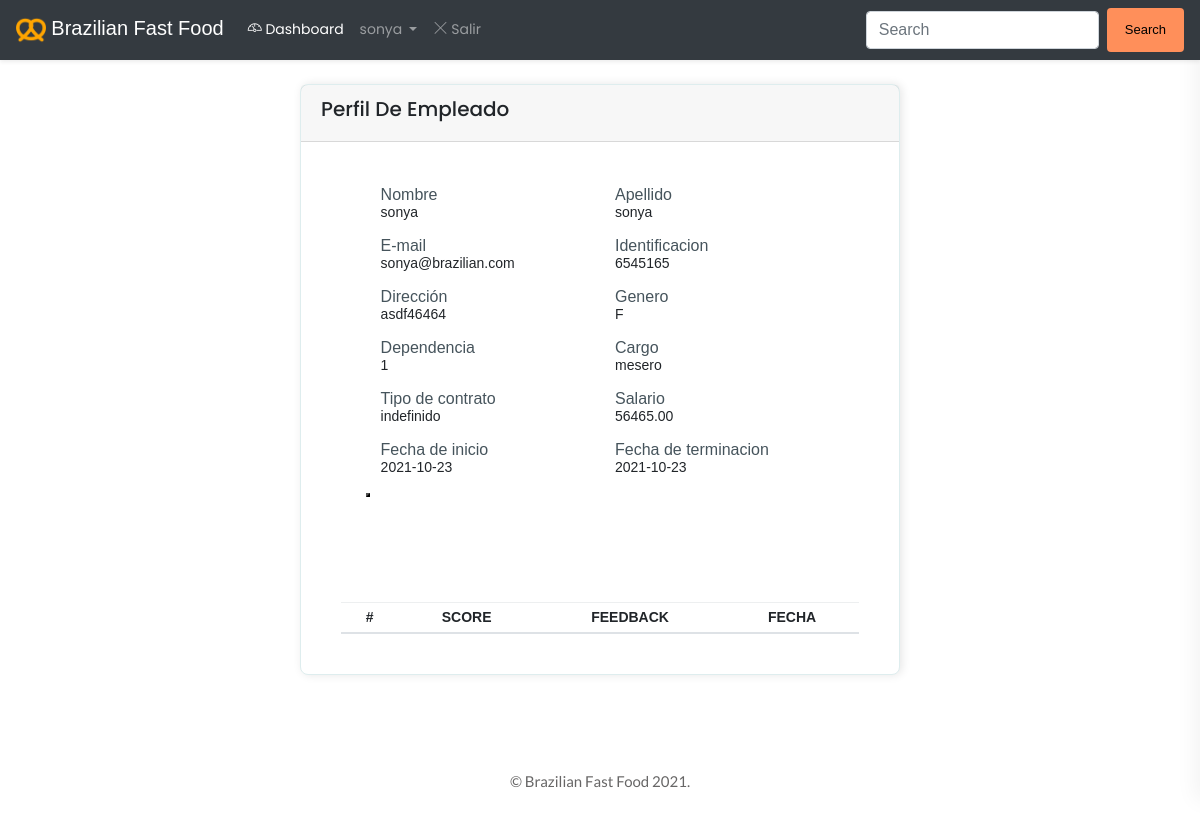
Page /profile (signed in) on the earlier database version.
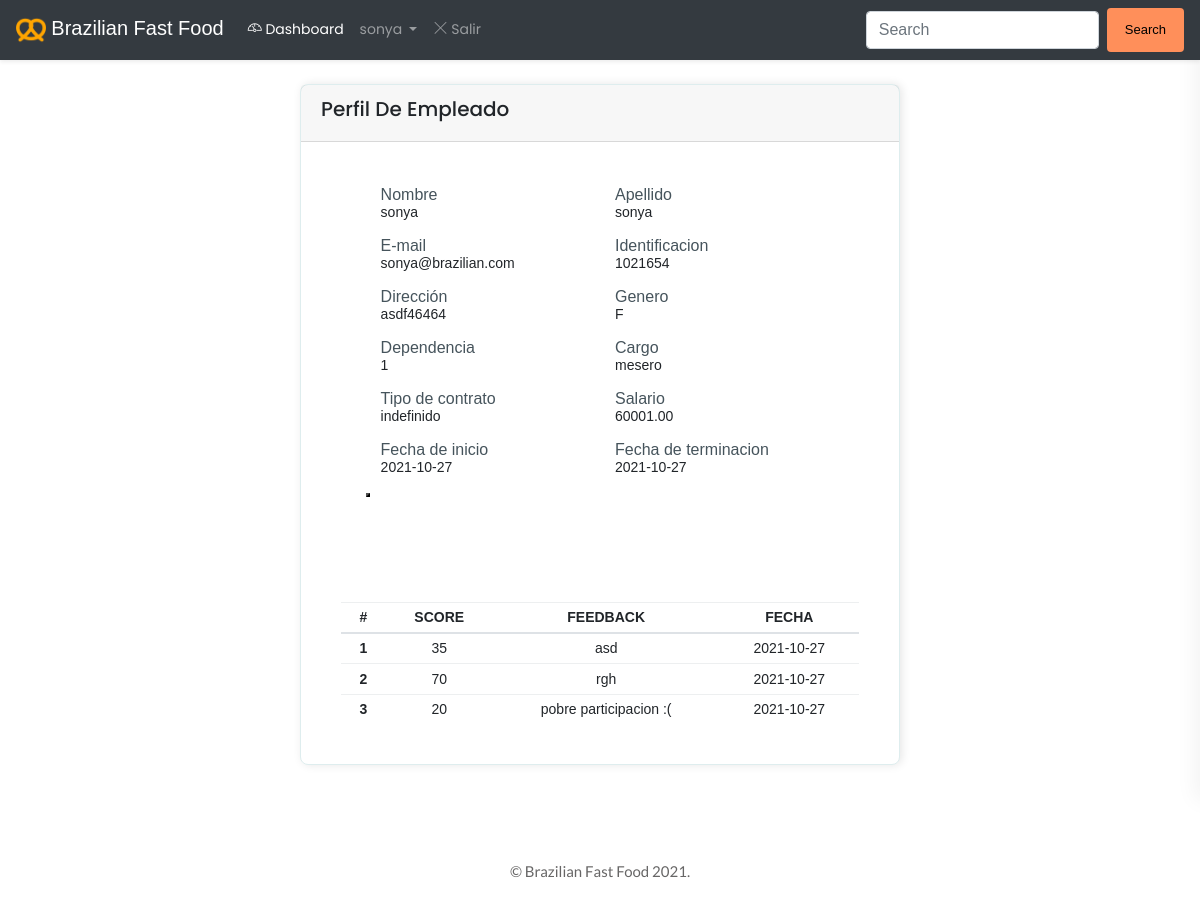
Same page on the later database version.
### models.py (models this page shows, shortened)
class User(db.Model,UserMixin):
    __tablename__ = 'users'
    id = db.Column(db.Integer, primary_key=True)
    name = db.Column(db.String(80), nullable=False)
    email = db.Column(db.String(256), unique=True, nullable=False)
    password = db.Column(db.String(128), nullable=False)
    is_admin = db.Column(db.Boolean, default=False)
    @staticmethod
    def get_by_id(id):
        return User.query.get(id)

class Employee(db.Model):
    _tablename_ = 'employess'
    id = db.Column(db.Integer,unique=True ,primary_key=True)
    name = db.Column(db.String(80), nullable=False)
    lastname = db.Column(db.String(80), nullable=False)
    email = db.Column(db.String(80), unique=True,nullable=False)
    employee_id= db.Column(db.String(80), unique=True,nullable=False)
    gender = db.Column(db.String(1), nullable=False)
    address = db.Column(db.String(100), nullable=False)
    branch = db.Column(db.String(100), nullable=False)
    job = db.Column(db.String(100), nullable=False)
    contract = db.Column(db.String(100), nullable=False)
    salary = db.Column(db.Numeric(65,2),nullable=False)
    start = db.Column(db.Date(), nullable=False)
    end = db.Column(db.Date(), nullable=False)
    @staticmethod
    def getEmployee(email):
        return Employee.query.filter_by(email=email).first()

class Performance(db.Model):
    _tablename_ = 'performance'
    id = db.Column(db.Integer,unique=True ,primary_key=True)
    email = db.Column(db.String(80), nullable=False)
    score = db.Column(db.Integer, nullable=False)
    comment = db.Column(db.String(500), nullable=False)
    date = db.Column(db.Date(), nullable=False)
    @staticmethod
    def get_performance(email):
        return Performance.query.filter_by(email=email)
    @staticmethod
    def getAllp():
        return Performance.query.all()

### app.py (the view)
@app.route('/profile')
@login_required
def profile():
    return render_template('profile.html', employee = Employee.getEmployee(current_user.email), perform = Performance.get_performance(current_user.email), numbers = len(Performance.getAllp()))

### app.py (called while the page is built)
@app.context_processor
def employee_vars():
    global display_employee, display_emp
    try:
        if current_user.is_admin==True:
            display_employee='block'
            display_emp='none'
        else:
            display_employee='none'
            display_emp='block'
    except:
        display_employee='none'
        display_emp='block'
    return dict(em_display=display_employee, emp_display=display_emp)

@login_manager.user_loader
def load_user(user_id):
    return User.get_by_id(int(user_id))

### templates/profile.html
{% extends "base.html" %}
{% block content %}
  <div class="Brazilian-container">
    <div class="card" id="Brazilian-checkout">
      <div class="card-header">
        <h5>Perfil De Empleado</h5>
      </div>
      <div class="card-body">
        <form class="Brazilian-form" >
          <div class="Brazilian-form-izquierda form-group col-md-6">
            <label class="">Nombre</label>
            {{employee.name}}
          </div>
          <div class="Brazilian-form-derecha form-group col-md-6">
            <label class="">Apellido</label>
            {{employee.lastname}}
          </div>
          <div class="Brazilian-form-izquierda form-group col-md-6">
            <label class="">E-mail</label>
            {{employee.email}}
          </div>
          <div class="Brazilian-form-derecha form-group col-md-6">
            <label class="">Identificacion</label>
            {{employee.employee_id}}
          </div>
          <div class="Brazilian-form-izquierda form-group col-md-6">
            <label class="">Dirección</label>
            {{employee.address}}
          </div>
          <div class="Brazilian-form-derecha form-group col-md-6">
            <label class="">Genero</label>
            {{employee.gender}}
          </div>
          <div class="Brazilian-form-izquierda form-group col-md-6">
            <label class="">Dependencia</label>
            {{employee.branch}}
          </div>
          <div class="Brazilian-form-derecha form-group col-md-6">
            <label class="">Cargo</label>
            {{employee.job}}
          </div>
          <div class="Brazilian-form-izquierda form-group col-md-6">
            <label class="">Tipo de contrato</label>
            {{employee.contract}}
          </div>
          <div class="Brazilian-form-derecha form-group col-md-6">
            <label class="">Salario</label>
            {{employee.salary}}
          </div>
          <div class="Brazilian-form-derecha form-group col-md-6">
            <label class="">Fecha de terminacion</label>
            {{employee.start}}
          </div>
          <div class="Brazilian-form-izquierda form-group col-md-6">
            <label class="">Fecha de inicio</label>
            {{employee.end}}
          </div>
          <br>
          <button type="hidden"></button>
        </form>
      </div>
      <div class="card-body">
        <div class="card-body " id="">
            <div class="single-table">
                <div class="table-responsive">
                    <table class="table table-hover progress-table text-center">
                        <thead class="text-uppercase">
                            <tr>
                                <th scope="col">#</th>
                                <th scope="col">Score</th>
                                <th scope="col">Feedback</th>
                                <th scope="col">Fecha</th>
                            </tr>
                        </thead>
                        <tbody>
                            {% for i in range(numbers)%}
                                <tr>
                                    <th scope="row">{{i+1}}</th>
                                    <td>{{ perform[i].score }}</td>
                                    <td>{{ perform[i].comment}}</td>
                                    <td>{{ perform[i].date}}</td>
                                </tr>
                            {% endfor %}
                        </tbody>
                    </table>
                </div>
            </div>
        </div>
      </div>
    </div>
  </div>
{% endblock %}

### templates/base.html (shortened to what this page needs)
<!doctype html>
<html class="no-js" lang="en">
<head>
    <link rel="stylesheet" href="../static/assets/css/bootstrap.min.css">
    <link rel="stylesheet" href="../static/assets/css/font-awesome.min.css">
    <link rel="stylesheet" href="../static/assets/css/themify-icons.css">
    <link rel="stylesheet" href="../static/assets/css/metisMenu.css">
    <link rel="stylesheet" href="../static/assets/css/owl.carousel.min.css">
    <link rel="stylesheet" href="../static/assets/css/slicknav.min.css">
    <link rel="stylesheet" href="https://www.amcharts.com/lib/3/plugins/export/export.css" type="text/css"
        media="all" />
    <link rel="stylesheet" href="../static/assets/css/typography.css">
    <link rel="stylesheet" href="../static/assets/css/default-css.css">
    <link rel="stylesheet" href="../static/assets/css/styles.css">
    <link rel="stylesheet" href="../static/assets/css/responsive.css">
    <link rel="stylesheet" type="text/css"   href="../static/css/estilos.css"/>
    <link rel="stylesheet" href="../static/assets/css/bootstrap2.min.css">
    <link rel="stylesheet" href="https://use.fontawesome.com/releases/v5.6.3/css/all.css"></head>
</head>
<body class="">
    <div class="horizontal-main-wrapper d-flex flex-column min-vh-100">
        <nav class="navbar shadow-sm navbar-dark navbar-expand-lg sticky-top bg-dark">
            <a class="navbar-brand" href="/dash">
              <img src="../static/images/pngwing.com.png" width="30" height="30" alt="" >
              <span> Brazilian Fast Food</span>
            </a>
            <div class="collapse navbar-collapse" id="navbarTogglerDemo02">
                <ul class="navbar-nav mr-auto mt-2 mt-lg-0">
                  <li class="nav-item active">
                    <a class="nav-link" href="/performance"><i class="ti-dashboard"></i> Dashboard</a>
                  </li>
                  <li class="nav-item dropdown">
                    <a class="nav-link dropdown-toggle" href="#" id="ProfileMenuLink" role="button" data-toggle="dropdown" aria-haspopup="true" aria-expanded="false">
                      {{current_user.name}}
                    </a>
                  </li>
                  <li class="nav-item">
                      <div>
                        <a class="nav-link" href="/logout"><i class="ti-close"></i> Salir</a>
                      </div>
                  </li>
                </ul>
                <form class="form-inline my-2 my-lg-0">
                  <input class="form-control mr-sm-2" type="search" placeholder="Search">
                  <button class="btn my-2 my-sm-0" type="submit">Search</button>
                </form>
            </div>
        </nav>
        <main class="main-content-inner" id="main-content-inner" >
            <div class="container mt-4" id="container">
                {% block content %}
                {% endblock %}
            </div>
        </main>
        <footer class="mt-auto">
            <div class="footer-area">
                <p>© Brazilian  Fast Food 2021.
                </p>
            </div>
        </footer>
    </div>
</body>
</html>

### static/assets/css/typography.css (style rules this page uses)
body { font-size: 14px; font-family: 'Lato', sans-serif; }
h1, h2, h3, h4, h5, h6 { margin: 0; font-family: 'Poppins', sans-serif; }
p { font-family: 'Lato', sans-serif; font-size: 15px; line-height: 26px; color: #444; margin-bottom: 0; }
a, a:visited { text-decoration: none; transition: all 0.3s ease-in-out; -webkit-transition: all 0.3s ease-in-out; -moz-transition: all 0.3s ease-in-out; -o-transition: all 0.3s ease-in-out; outline: 0; font-family: 'Poppins', sans-serif; }
ul, ol { margin-bottom: 0px; margin-top: 0px; padding: 0; }
ul { margin: 0; list-style-type: none; line-height: 1.5; }
button { cursor: pointer; outline: none!important; letter-spacing: 0; }

### static/assets/css/default-css.css (style rules this page uses)
* { margin: 0; padding: 0; box-sizing: border-box; }
*, *:before, *:after { -moz-box-sizing: border-box; -webkit-box-sizing: border-box; box-sizing: border-box; }
html { -webkit-font-smoothing: antialiased; }
body { background: #fff; font-weight: normal; -webkit-font-smoothing: antialiased; -webkit-text-size-adjust: 100%; }
img { max-width: 100%; height: auto; }
:root { --primary-color: #4336FB; }

### static/assets/css/styles.css (style rules this page uses)
.card { border: none; border-radius: 4px; background-color: #fff; -webkit-transition: all 0.3s ease 0s; transition: all 0.3s ease 0s; }
.card-body { padding: 25.6px; padding: 1.6rem; }
.main-content-inner { padding: 0 30px 50px; }
.horizontal-main-wrapper { min-height: 100vh; }
.horizontal-main-wrapper .container { max-width: 1000px; border: 0px solid; }
.horizontal-main-wrapper .main-content-inner { padding: 0 0 50px; }
.footer-area { text-align: center; padding: 23px 0 19px; background: #fff; }
.footer-area p { color: #676666; margin-bottom: 0; }
.btn { padding: 11px 17px; font-size: 13px; letter-spacing: 0; background: #ff8f5a; }
.form-control, .form-control:focus { outline: none; box-shadow: none; }
.form-control { font-size: 14px; border: 1px solid rgba(170, 170, 170, .3); padding: 10.72px 12.8px; padding: .67rem .8rem; }
label { font-weight: 500; color: #666; display: inline-block; margin-bottom: 8px; margin-bottom: .5rem; }
.single-table .table { margin-bottom: 0; }
table tr th { border-bottom: none; }
table tr th, table tr td { border-top: 1px solid rgba(120, 130, 140, 0.13) !important; }

### static/assets/css/responsive.css (style rules this page uses)
@media (min-width: 1200px) and (max-width: 1364px) { .main-content-inner { padding: 0 15px 50px; } }

### static/css/estilos.css (style rules this page uses)
body, html { margin: 0; padding: 0; }
.Brazilian-container { margin: 20px auto; }
#Brazilian-checkout { z-index: 10; width: 700px; height: 100%; min-height: 100%; border-radius: 8px; border: 1px solid #deedee; margin-left: auto; margin-right: auto; display: block; box-shadow: 2px 0 10px rgba(0, 0, 0, 0.1); }
.Brazilian-form { padding: 1.4em; margin: 0 25px 25px; }
.Brazilian-form-izquierda { padding-right: 5px; float: left; width: 50%; }
.Brazilian-form-derecha { padding-left: 5px; float: right; width: 50%; }
.Brazilian-form label { color: #46545C; margin-bottom: 2px; display: block; font-size: 14px; font-size: medium; margin: 10px 0px 10px 0px; }
@media screen and (min-width: 681px) and (max-width: 1400px) { #Brazilian-checkout { width: 600px; } }

Differences in the rows shown:
changed Employee "sonya": employee_id "6545165" → "1021654"; salary "56465.00" → "60001.00"; start "2021-10-23" → "2021-10-27"; end "2021-10-23" → "2021-10-27"
added Performance: score "35", comment "asd", date "2021-10-27"
added Performance: score "70", comment "rgh", date "2021-10-27"
added Performance: score "20", comment "pobre participacion :(", date "2021-10-27"
Other differences:
new list line: "1"
new list line: "2"
new list line: "3"
